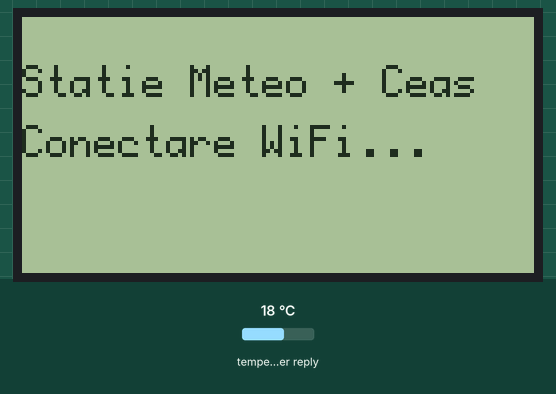
A sketch run on a simulated ESP32-C3. Shown: 128×64 one-colour display. The test bench sets the inputs (shaded band); at power-on: temperature in the weather reply 18 °C. WiFi joins after 1.5 s; servers stay silent unless stated; the local clock reads 2024-03-15 10:24:30 at power-on unless the sketch sets it; web services answer with replies made up by the test bench; what the sketch prints to the serial monitor is not drawn.

Above: at 0.1 s.
At 4.3 s:
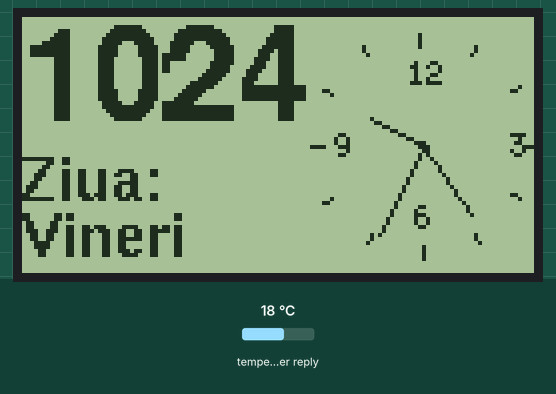
At 8.2 s:
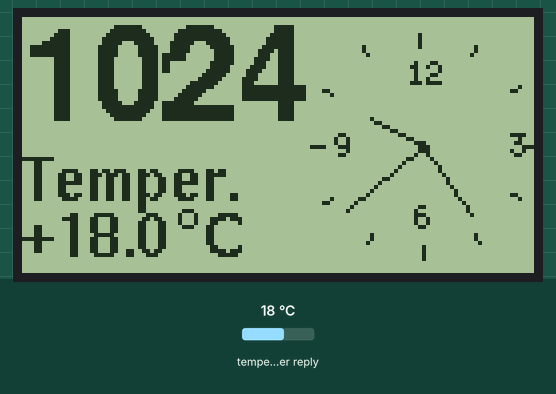
At 13.1 s:
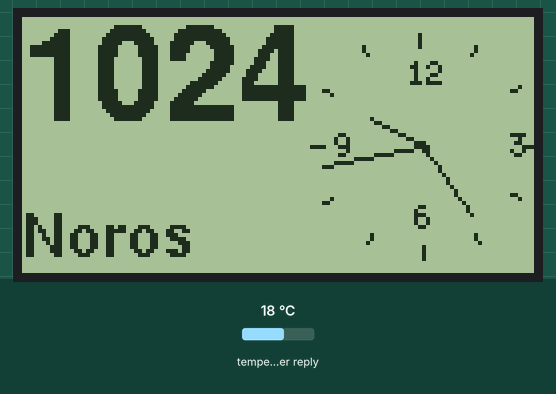
At 21.1 s:
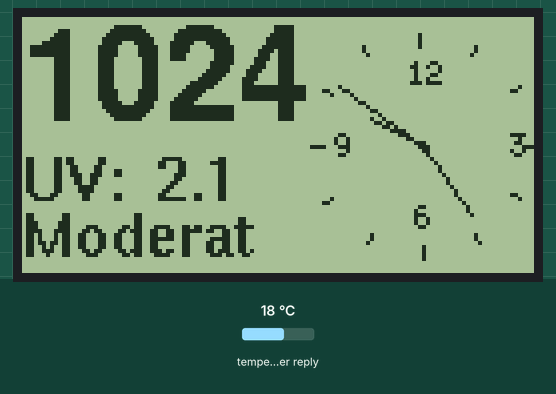
At 37.1 s:
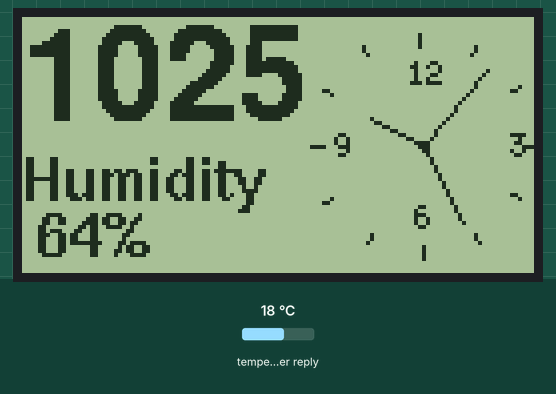

Measured:
- what the display in image 1 shows lasts 0.8 s, from 4.3 s to 5.1 s
- what the display in image 2 shows lasts 1.1 s, from 8.1 s to 9.2 s

The sketch:

weatherstation2_esp32c3_st7920_v1d.ino
```cpp
/*
 * ==============================================================================
 * PROIECT: Stație Meteo Bilingvă (RO/EN) cu Ceas Analog și Digital
 * ==============================================================================
 * DESCRIERE:
 * Afișaj complet pe ecran LCD ST7920 128x64 controlat de ESP32.
 * Preia date meteo și calitatea aerului prin WiFi de la API-ul Open-Meteo.
 *
 * HARDWARE ȘI CONEXIUNI:
 * - Microcontroler: ESP32 (ex: ESP32-C3 Mini)
 * - Ecran: ST7920 128x64 (Comunicare Software SPI)
 * - Pin SCLK: GPIO 2
 * - Pin MOSI: GPIO 3
 * - Pin CS:   GPIO 4
 *
 * DISPUNEREA PE ECRAN (LAYOUT):
 * - Stânga-Sus:  Ceas digital mare (Font helvB24), cu ":" care clipește.
 * - Dreapta-Sus: Ceas analogic (raza 28px), cu cifre mici poziționate elegant în interior.
 * - Stânga-Jos:  Informații meteo pe 2 rânduri (Font helvB10):
 *               > Rândul 1: Maxim 8 caractere (Etichete / Primele cuvinte)
 *               > Rândul 2: Maxim 9 caractere (Valori / Descrieri)
 *
 * FUNCȚIONALITĂȚI:
 * - Conectare WiFi securizată prin WiFiManager (Captive Portal "MeteoAP").
 * - Sincronizare oră prin NTP (Fus orar România, trecere automată la oră de vară/iarnă).
 * - Afișare ciclică (la fiecare 3 secunde) a datelor în limba Română și Engleză.
 * - Format dată: ZZ.L.AAAA (ex: 17.8.2026).
 * - Format temperatură: +XX.X°C (inclusiv simbolul de grad desenat manual).
 * - Descrierea vremii (când are 2 cuvinte) este împărțită inteligent pe cele 2 rânduri.
 * - Vântul afișează direcția pe rândul 1 și viteza pe rândul 2.
 * - UV și Calitatea Aerului afișează valoarea pe rândul 1 și calificativul pe rândul 2.
 *
 * SURSE DE DATE (API):
 * - Vreme: Open-Meteo (Temperatură, Umiditate, Cod vreme, Vânt, Presiune, UV).
 * - Aer:   Open-Meteo Air Quality (European AQI).
 * - Locație implicită: Craiova (44.3167°N, 23.8000°E).
 *
 * TIMPING DE ACTUALIZARE:
 * - Date meteo: La fiecare 10 minute (600000 ms).
 * - Verificare WiFi: La fiecare 30 de secunde.
 * ==============================================================================
 */

#include <WiFi.h>
#include <WebServer.h>
#include <WiFiManager.h>
#include <U8g2lib.h>
#include <time.h>
#include <HTTPClient.h>
#include <ArduinoJson.h>

#define SCLK_PIN 2
#define MOSI_PIN 3
#define CS_PIN   4

U8G2_ST7920_128X64_F_SW_SPI u8g2(U8G2_R2, SCLK_PIN, MOSI_PIN, CS_PIN, U8X8_PIN_NONE);

const char* ntpServer = "pool.ntp.org";

const unsigned long wifiCheckInterval = 30000;
const unsigned long weatherInterval = 600000;

unsigned long lastWifiCheckTime = 0;
unsigned long lastWeatherUpdate = 0;

int ora = 0;
int minut = 0;
int secunda = 0;
int zi, zi2, luna, an;
String weekDays1[7]={"Sunday", "Monday", "Tuesday", "Wednesday", "Thursday", "Friday", "Saturday"};
String weekDays2[7]={"Duminica", "Luni", "Marti", "Miercuri", "Joi", "Vineri", "Sambata"};

// Variabile meteo
float temperatura = 0.0;
int umiditate = 0;
int codVreme = 0;
float vitezaVant = 0.0;
int directieVant = 0;
float presiuneHpa = 0.0;
float indiceUV = 0.0;
int calitateAer = 0;

// Coordonate GPS (Craiova)
const char* lat = "44.3167";
const char* lon = "23.8000";

DynamicJsonDocument docMeteo(2048);
DynamicJsonDocument docAer(512);

// Variabile pentru desenul ceasului
float Vinkel = 0;
int X2 = 0, Y2 = 0, X3 = 0, Y3 = 0;

// ================= FUNCȚII METEO API =================
void updateWeather() {
  if (WiFi.status() == WL_CONNECTED) {
    HTTPClient http;
    String url = "http://api.open-meteo.com/v1/forecast?latitude=" + String(lat) +
                 "&longitude=" + String(lon) +
                 "&current=temperature_2m,relative_humidity_2m,weather_code,wind_speed_10m,wind_direction_10m,pressure_msl,uv_index";
    http.begin(url);
    int httpCode = http.GET();
    if (httpCode == 200) {
      String payload = http.getString();
      deserializeJson(docMeteo, payload);
      temperatura = docMeteo["current"]["temperature_2m"].as<float>();
      umiditate = docMeteo["current"]["relative_humidity_2m"].as<int>();
      codVreme = docMeteo["current"]["weather_code"].as<int>();
      vitezaVant = docMeteo["current"]["wind_speed_10m"].as<float>();
      directieVant = docMeteo["current"]["wind_direction_10m"].as<int>();
      presiuneHpa = docMeteo["current"]["pressure_msl"].as<float>();
      indiceUV = docMeteo["current"]["uv_index"].as<float>();
    }
    http.end();
  }
}

void updateAirQuality() {
  if (WiFi.status() == WL_CONNECTED) {
    HTTPClient http;
    String url = "https://air-quality-api.open-meteo.com/v1/air-quality?latitude=" + String(lat) +
                 "&longitude=" + String(lon) + "&current=european_aqi";
    http.begin(url);
    int httpCode = http.GET();
    if (httpCode == 200) {
      String payload = http.getString();
      deserializeJson(docAer, payload);
      calitateAer = docAer["current"]["european_aqi"].as<int>();
    }
    http.end();
  }
}

// ================= FUNCȚII CEAS ANALOGIC =================
void TegnViser(float Omdreining, float forhold, int Radius, int CX, int CY) {
    Vinkel = Omdreining * 2.0 * 3.1415 / forhold - 1.5707;
    X2 = CX + Radius * cos(Vinkel);
    Y2 = CY + Radius * sin(Vinkel);
    u8g2.drawLine(CX, CY, X2, Y2);
}

void DeseneazaCeasMare(int CX, int CY) {
    u8g2.drawCircle(CX, CY, 1);
    TegnViser(ora % 12, 12.0, 14, CX, CY);
    TegnViser(minut, 60.0, 22, CX, CY);
    TegnViser(secunda, 60.0, 25, CX, CY);

    for(int i = 0; i < 12; i++) {
      Vinkel = i / 12.0 * 2 * 3.1415;
      int r1 = 28; int r2 = 26;
      if (i % 3 == 0) { r1 = 28; r2 = 25; }

      X2 = CX + r1 * cos(Vinkel);
      Y2 = CY + r1 * sin(Vinkel);
      X3 = CX + r2 * cos(Vinkel);
      Y3 = CY + r2 * sin(Vinkel);
      u8g2.drawLine(X2, Y2, X3, Y3);
    }

    u8g2.setFont(u8g2_font_5x8_tr);
    u8g2.setFontPosTop();
    u8g2.drawStr(CX - 4, CY - 22, "12");
    u8g2.drawStr(CX + 22, CY - 4, "3");
    u8g2.drawStr(CX - 2, CY + 14, "6");
    u8g2.drawStr(CX - 22, CY - 4, "9");
}

// ================= FUNCȚII AJUTĂTOARE =================
String formatLine1(const char* text) {
  String s = String(text);
  while(s.length() < 8) s += " ";
  return s.substring(0, 8);
}

String getDirectieVantShort(int grade) {
  if (grade >= 337.5 || grade < 22.5) return "N";
  if (grade >= 22.5 && grade < 67.5) return "NE";
  if (grade >= 67.5 && grade < 112.5) return "E";
  if (grade >= 112.5 && grade < 157.5) return "SE";
  if (grade >= 157.5 && grade < 202.5) return "S";
  if (grade >= 202.5 && grade < 247.5) return "SV";
  if (grade >= 247.5 && grade < 292.5) return "V";
  if (grade >= 292.5 && grade < 337.5) return "NV";
  return "N";
}

// ================= SETUP & LOOP =================
void setup() {
    Serial.begin(115200);
    u8g2.begin();
    u8g2.setContrast(255);
    u8g2.clearBuffer();
    u8g2.setFont(u8g2_font_profont12_mr);
    u8g2.drawStr(0, 20, "Statie Meteo + Ceas");
    u8g2.drawStr(0, 35, "Conectare WiFi...");
    u8g2.sendBuffer();
    delay(2000);

    WiFiManager wifiManager;
    wifiManager.autoConnect("MeteoAP");

    configTime(0, 0, "pool.ntp.org", "time.nist.gov");
    setenv("TZ", "EET-2EEST,M3.5.0/3,M10.5.0/4", 1);
    tzset();

    Serial.println("Astept sincronizarea NTP...");
    struct tm timeinfo;
    while (!getLocalTime(&timeinfo)) {
      delay(500);
      Serial.print(".");
    }
    Serial.println("\nNTP Sincronizat!");

    updateWeather();
    updateAirQuality();
    lastWeatherUpdate = millis();
}

void loop() {
  if (millis() - lastWifiCheckTime >= wifiCheckInterval) {
    lastWifiCheckTime = millis();
    if (WiFi.status() != WL_CONNECTED) WiFi.reconnect();
  }

  if (WiFi.status() == WL_CONNECTED && millis() - lastWeatherUpdate >= weatherInterval) {
    updateWeather();
    updateAirQuality();
    lastWeatherUpdate = millis();
  }

  struct tm timeinfo;
  if (getLocalTime(&timeinfo, 100)) {
    ora = timeinfo.tm_hour;
    minut = timeinfo.tm_min;
    secunda = timeinfo.tm_sec;
    zi = timeinfo.tm_mday;
    luna = timeinfo.tm_mon + 1;
    an = timeinfo.tm_year + 1900;
    zi2 = timeinfo.tm_wday;
  }

  deseneazaEcran();
  delay(250);
}

void deseneazaEcran() {
  int rawState = (millis() / 3000);
  int displayState;

  if (indiceUV < 0.1) {
    int adjState = rawState % 16;
    if (adjState < 7) displayState = adjState;
    else if (adjState < 15) displayState = adjState + 1;
    else displayState = adjState + 2;
  } else {
    displayState = rawState % 18;
  }

  u8g2.clearBuffer();

  // 1. ORA DIGITALA (MĂRIT și RIDICAT SUS)
   u8g2.setFont(u8g2_font_helvB24_tr);
  int textY = 0; // Y=0 este limita maximă sus fără a tăia literele
  u8g2.setCursor(0, textY);

  if (ora < 10) u8g2.print("0");
  u8g2.print(ora);

  int hourEndX = u8g2.getCursorX();
  int colonWidth = u8g2.getStrWidth(":");

  u8g2.setCursor(hourEndX-4, textY);
  if (secunda % 2 == 0) u8g2.print(":"); else u8g2.print(" ");

  // Ancorare perfectă a minutelor
  u8g2.setCursor(hourEndX + colonWidth-8, textY);
  if (minut < 10) u8g2.print("0");
  u8g2.print(minut);

  // 2. CEAS ANALOGIC
  DeseneazaCeasMare(100, 32);

  // ==========================================
  // 3. ZONA DE JOS
  // ==========================================
  u8g2.setFont(u8g2_font_helvB10_tr);

  String line1 = "";
  String line2 = "";
  char buf[12];
  bool drawTempGrad = false; // Variabilă pentru a ști când să desenăm gradul

  switch(displayState) {
    // ================= ROMANA =================
    case 0: {
      line1 = formatLine1("Data:");
      snprintf(buf, sizeof(buf), "%02d.%02d.%04d ", zi, luna, an);
      line2 = String(buf);
      break;
    }
    case 1: {
      line1 = formatLine1("Ziua:");
      line2 = weekDays2[zi2];
      while(line2.length() < 9) line2 += " ";
      line2 = line2.substring(0, 9);
      break;
    }
    case 2: {
      line1 = formatLine1("Temper.");
      // Lăsăm spațiu la final pentru a desena manual simbolul °C
      snprintf(buf, sizeof(buf), "%+5.1f", temperatura);
      line2 = String(buf);
      drawTempGrad = true; // Activăm desenarea
      break;
    }
    case 3: {
      line1 = formatLine1("Umidit.");
      snprintf(buf, sizeof(buf), "%3d%%     ", umiditate);
      line2 = String(buf);
      break;
    }
    case 4: {
      switch(codVreme) {
        case 0: line1 = "        "; line2 = "Senin   "; break;
        case 1: line1 = "Predom. "; line2 = "senin   "; break;
        case 2: line1 = "Partial "; line2 = "noros   "; break;
        case 3: line1 = "        "; line2 = "Noros   "; break;
        case 45: case 48: line1 = "        "; line2 = "Ceata   "; break;
        case 51: case 53: case 55: line1 = "        "; line2 = "Burnita "; break;
        case 56: case 57: line1 = "Burnita "; line2 = "inghet. "; break;
        case 61: case 63: case 65: line1 = "        "; line2 = "Ploaie  "; break;
        case 66: case 67: line1 = "Ploaie  "; line2 = "inghet. "; break;
        case 71: case 73: case 75: case 77: line1 = "        "; line2 = "Ninsoare"; break;
        case 80: case 81: case 82: line1 = "        "; line2 = "Averse  "; break;
        case 85: case 86: line1 = "Ninsoare"; line2 = "trec.   "; break;
        case 95: line1 = "        "; line2 = "Furtuna "; break;
        case 96: case 99: line1 = "Furtuna "; line2 = "Grind.  "; break;
        default: line1 = "        "; line2 = "N/A     "; break;
      }
      break;
    }
    case 5: {
      line1 = "Vant: " + getDirectieVantShort(directieVant);
      while(line1.length() < 8) line1 += " ";
      line1 = line1.substring(0, 8);
      snprintf(buf, sizeof(buf), "%3dkm/h ", (int)vitezaVant);
      line2 = String(buf);
      break;
    }
    case 6: {
      line1 = formatLine1("Presiune");
      snprintf(buf, sizeof(buf), "%dmmHg   ", (int)(presiuneHpa * 0.750062));
      line2 = String(buf);
      break;
    }
    case 7: {
      snprintf(buf, sizeof(buf), "UV: %4.1f", indiceUV);
      line1 = String(buf); while(line1.length() < 8) line1 += " "; line1 = line1.substring(0, 8);
      if (indiceUV <= 2) line2 = "Scazut  ";
      else if (indiceUV <= 5) line2 = "Moderat ";
      else if (indiceUV <= 7) line2 = "Ridicat ";
      else if (indiceUV <= 10) line2 = "F.ridicat";
      else line2 = "Extrem  ";
      break;
    }
    case 8: {
      snprintf(buf, sizeof(buf), "Aer: %3d", calitateAer);
      line1 = String(buf); while(line1.length() < 8) line1 += " "; line1 = line1.substring(0, 8);
      if (calitateAer <= 20) line2 = "Bun     ";
      else if (calitateAer <= 40) line2 = "Bunicel ";
      else if (calitateAer <= 60) line2 = "Moderat ";
      else if (calitateAer <= 80) line2 = "Slab    ";
      else if (calitateAer <= 100) line2 = "F.slab  ";
      else line2 = "Periculos";
      break;
    }

    // ================= ENGLEZA =================
    case 9: {
      line1 = formatLine1("Date:");
      snprintf(buf, sizeof(buf), "%02d.%02d.%04d ", zi, luna, an);
      line2 = String(buf);
      break;
    }
    case 10: {
      line1 = formatLine1("Day:");
      line2 = weekDays1[zi2];
      while(line2.length() < 9) line2 += " ";
      line2 = line2.substring(0, 9);
      break;
    }
    case 11: {
      line1 = formatLine1("Temper.:");
      // Lăsăm spațiu la final pentru a desena manual simbolul °C
      snprintf(buf, sizeof(buf), "%+5.1f", temperatura);
      line2 = String(buf);
      drawTempGrad = true; // Activăm desenarea
      break;
    }
    case 12: {
      line1 = formatLine1("Humidity");
      snprintf(buf, sizeof(buf), "%3d%%     ", umiditate);
      line2 = String(buf);
      break;
    }
    case 13: {
      switch(codVreme) {
        case 0: line1 = "Clear   "; line2 = "sky     "; break;
        case 1: line1 = "Mainly  "; line2 = "clear   "; break;
        case 2: line1 = "Partly  "; line2 = "cloudy  "; break;
        case 3: line1 = "        "; line2 = "Overcast"; break;
        case 45: case 48: line1 = "        "; line2 = "Fog     "; break;
        case 51: case 53: case 55: line1 = "        "; line2 = "Drizzle "; break;
        case 56: case 57: line1 = "Frz.    "; line2 = "drizzle "; break;
        case 61: case 63: case 65: line1 = "        "; line2 = "Rain    "; break;
        case 66: case 67: line1 = "Frz.    "; line2 = "rain    "; break;
        case 71: case 73: case 75: case 77: line1 = "        "; line2 = "Snow    "; break;
        case 80: case 81: case 82: line1 = "Rain    "; line2 = "showers "; break;
        case 85: case 86: line1 = "Snow    "; line2 = "showers "; break;
        case 95: line1 = "Thunder "; line2 = "storm   "; break;
        case 96: case 99: line1 = "T-Storm/"; line2 = "Hail    "; break;
        default: line1 = "        "; line2 = "N/A     "; break;
      }
      break;
    }
    case 14: {
      line1 = "Wind: " + getDirectieVantShort(directieVant);
      while(line1.length() < 8) line1 += " ";
      line1 = line1.substring(0, 8);
      snprintf(buf, sizeof(buf), "%3dkm/h ", (int)vitezaVant);
      line2 = String(buf);
      break;
    }
    case 15: {
      line1 = formatLine1("Pressure");
      snprintf(buf, sizeof(buf), "%dmmHg   ", (int)(presiuneHpa * 0.750062));
      line2 = String(buf);
      break;
    }
    case 16: {
      snprintf(buf, sizeof(buf), "UV: %4.1f", indiceUV);
      line1 = String(buf); while(line1.length() < 8) line1 += " "; line1 = line1.substring(0, 8);
      if (indiceUV <= 2) line2 = "Low     ";
      else if (indiceUV <= 5) line2 = "Moderate";
      else if (indiceUV <= 7) line2 = "High    ";
      else if (indiceUV <= 10) line2 = "Very High";
      else line2 = "Extreme ";
      break;
    }
    case 17: {
      snprintf(buf, sizeof(buf), "Air: %3d", calitateAer);
      line1 = String(buf); while(line1.length() < 8) line1 += " "; line1 = line1.substring(0, 8);
      if (calitateAer <= 20) line2 = "Good    ";
      else if (calitateAer <= 40) line2 = "Fair    ";
      else if (calitateAer <= 60) line2 = "Moderate";
      else if (calitateAer <= 80) line2 = "Poor    ";
      else if (calitateAer <= 100) line2 = "Very Poor";
      else line2 = "Ext.Poor";
      break;
    }
  }

  // Desenare efectivă pe ecran
  u8g2.setCursor(0, 34); // Primul rând
  u8g2.print(line1);

  u8g2.setCursor(0, 48); // Al doilea rând
  u8g2.print(line2);

  // DESENEAZĂ SIMBOLUL DE GRADE MANUAL (Cercul mic și litera C)
  if (drawTempGrad) {
    int gradX = u8g2.getCursorX() + 4;
    int gradY = 50; // Puțin mai sus, să arate ca un superscript față de rândul de jos
    u8g2.drawCircle(gradX, gradY, 2);
    u8g2.setCursor(gradX + 4, 48); // Revenim la linia de bază pentru "C"
    u8g2.print("C");
  }

  u8g2.sendBuffer();
}
```
